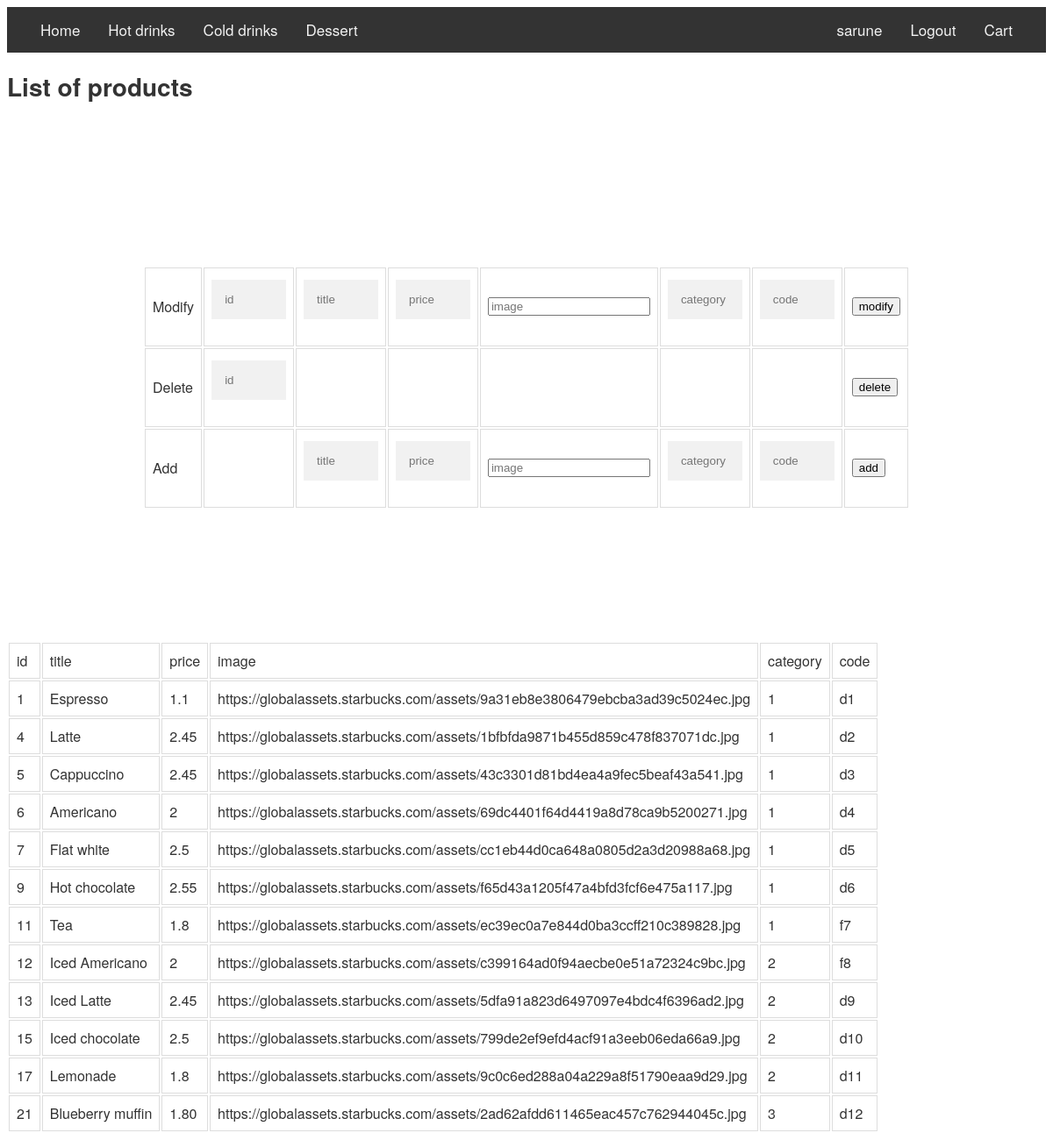
/admin_products.php (signed in), run on the app's committed database.
### tables this page shows
CREATE TABLE `products` (
  `id` int(11) NOT NULL,
  `title` text NOT NULL,
  `price` varchar(16) NOT NULL,
  `image` text NOT NULL,
  `category` int(11) NOT NULL,
  `code` text NOT NULL
);

### admin_products.php (the view, shortened to what this page needs)
<?php
require_once("db_connection.php");
include("header.php");
include("nav.php");
?>
<!DOCTYPE html>
<html>
	<head>
	</head>
	<body>
		<h1>List of products</h1>
		<form class="wrapper" action="<?php echo htmlspecialchars($_SERVER["PHP_SELF"]);?>" method="post">
			<table>
				<tr>
					<td>Modify</td>
					<td><input type="text" name="id_mod" placeholder="id" value=""></td>
					<td><input type="text" name="title_mod" placeholder="title" value=""></td>
					<td><input type="text" name="price_mod" placeholder="price" value=""></td>
					<td><input type="url" name="image_mod" placeholder="image" value=""></td>
					<td><input type="text" name="category_mod" placeholder="category" value=""></td>
					<td><input type="text" name="code_mod" placeholder="code" value=""></td>
					<td><input type="submit" name="modify" value="modify"></td>
				</tr>
				<tr>
					<td>Delete</td>
					<td><input type="text" name="id_del" placeholder="id" value=""></td>
					<td></td>
					<td></td>
					<td></td>
					<td></td>
					<td></td>
					<td><input type="submit" name="delete" value="delete"></td>
				</tr>
				<tr>
					<td>Add</td>
					<td></td>
					<td><input type="text" name="title_add" placeholder="title" value=""></td>
					<td><input type="text" name="price_add" placeholder="price" value=""></td>
					<td><input type="url" name="image_add" placeholder="image" value=""></td>
					<td><input type="text" name="category_add" placeholder="category" value=""></td>
					<td><input type="text" name="code_add" placeholder="code" value=""></td>
					<td><input type="submit" name="add" value="add"></td>
				</tr>
			</table>
		</form>
		<table>
			<tr>
				<td>id</td>
				<td>title</td>
				<td>price</td>
				<td>image</td>
				<td>category</td>
				<td>code</td>
			</tr>
<?php
$stmt = "SELECT id, title, price, image, category, code FROM products" ;
if ($list = mysqli_query($connection, $stmt))
{
	if (mysqli_num_rows($list) > 0)
	{
    	while($row = mysqli_fetch_assoc($list))
		{?>
				<tr>
					<td><?php echo $row["id"]; ?></td>
					<td><?php echo $row["title"]; ?></td>
					<td><?php echo $row["price"]; ?></td>
					<td><?php echo $row["image"]; ?></td>
					<td><?php echo $row["category"]; ?></td>
					<td><?php echo $row["code"]; ?></td>
				</tr>
		<?php
		}
	}
}
?>
		</table>
	</body>
</html>

### final.css (style rules this page uses)
body { font-family: "Helvetica Neue", Helvetica, Arial, sans-serif; font-size: 14px; line-height: 1.42857143; color: #333333; background-color: #fff; }
* { box-sizing: border-box; }
*:before, *:after { box-sizing: border-box; }
@media (min-width: 768px) { td, th { border: 1px solid #ddd; padding: 8px; } }
@media (min-width: 768px) { form { margin: 0 auto; } }
@media (min-width: 768px) { .wrapper { padding-right: 155px; padding-left: 155px; padding-bottom: 150px; padding-top: 165px; background-color: white; } }
@media (min-width: 768px) { input[type=text], input[type=password] { width: 100%; padding: 15px; margin: 5px 0 22px 0; display: inline-block; border: none; background: #f1f1f1; } }

### data on the page
products: id "1", title "Espresso", price "1.1", image "https://globalassets.starbucks.com/assets/9a31eb8e3806479ebcba3ad39c5024ec.jpg", category "1", code "d1"
products: id "4", title "Latte", price "2.45", image "https://globalassets.starbucks.com/assets/1bfbfda9871b455d859c478f837071dc.jpg", category "1", code "d2"
products: id "5", title "Cappuccino", price "2.45", image "https://globalassets.starbucks.com/assets/43c3301d81bd4ea4a9fec5beaf43a541.jpg", category "1", code "d3"
products: id "6", title "Americano", price "2", image "https://globalassets.starbucks.com/assets/69dc4401f64d4419a8d78ca9b5200271.jpg", category "1", code "d4"
products: id "7", title "Flat white", price "2.5", image "https://globalassets.starbucks.com/assets/cc1eb44d0ca648a0805d2a3d20988a68.jpg", category "1", code "d5"
products: id "9", title "Hot chocolate", price "2.55", image "https://globalassets.starbucks.com/assets/f65d43a1205f47a4bfd3fcf6e475a117.jpg", category "1", code "d6"
products: id "11", title "Tea", price "1.8", image "https://globalassets.starbucks.com/assets/ec39ec0a7e844d0ba3ccff210c389828.jpg", category "1", code "f7"
products: id "12", title "Iced Americano", price "2", image "https://globalassets.starbucks.com/assets/c399164ad0f94aecbe0e51a72324c9bc.jpg", category "2", code "f8"
products: id "13", title "Iced Latte", price "2.45", image "https://globalassets.starbucks.com/assets/5dfa91a823d6497097e4bdc4f6396ad2.jpg", category "2", code "d9"
products: id "15", title "Iced chocolate", price "2.5", image "https://globalassets.starbucks.com/assets/799de2ef9efd4acf91a3eeb06eda66a9.jpg", category "2", code "d10"
products: id "17", title "Lemonade", price "1.8", image "https://globalassets.starbucks.com/assets/9c0c6ed288a04a229a8f51790eaa9d29.jpg", category "2", code "d11"
products: id "21", title "Blueberry muffin", price "1.80", image "https://globalassets.starbucks.com/assets/2ad62afdd611465eac457c762944045c.jpg", category "3", code "d12"

### other printed values
$_SESSION["username"] "sarune"
